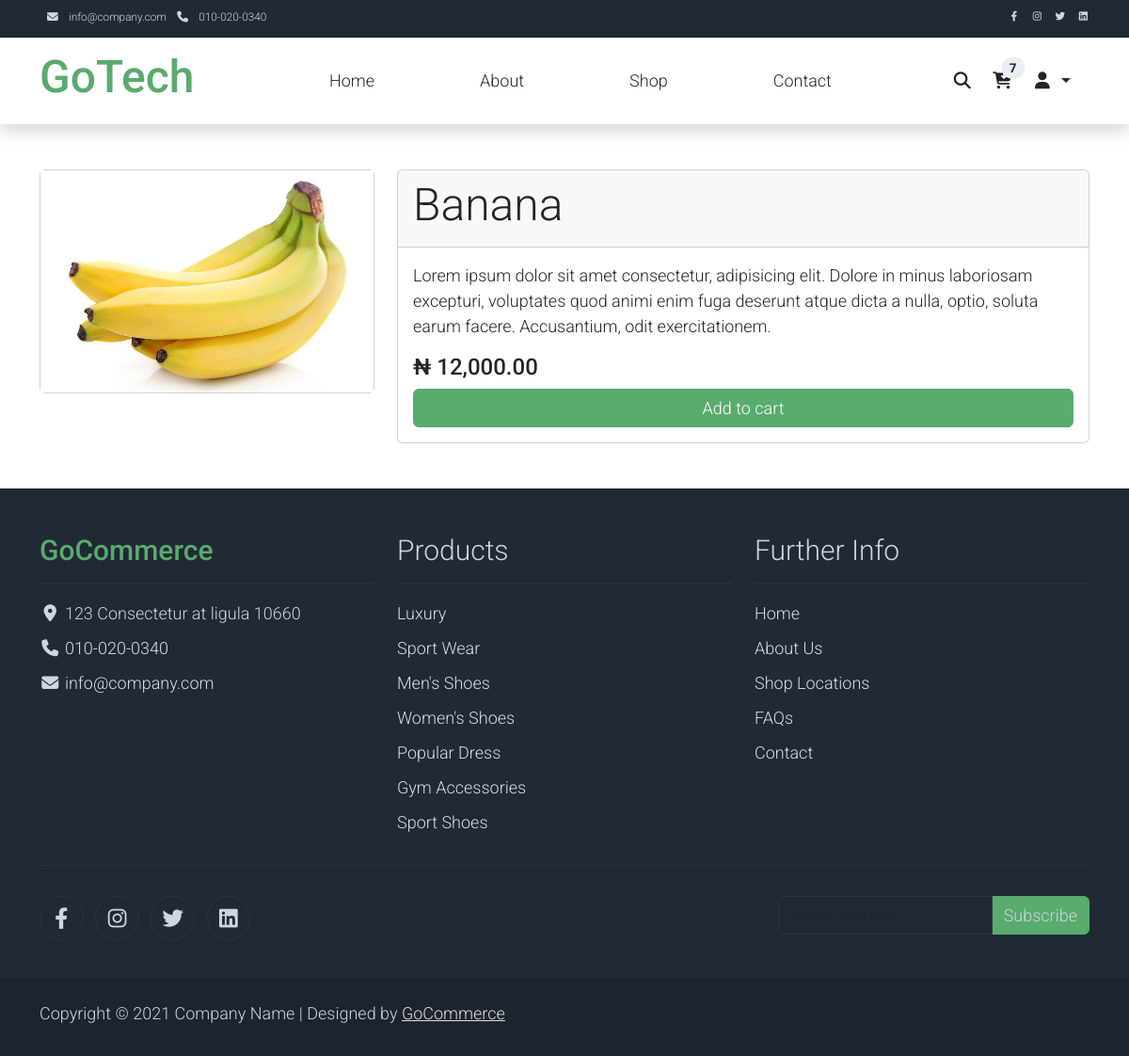
Screenshot of /product/2/ with the database file from the repository.
### stores/models.py (models this page shows, shortened)
class Product(models.Model):
    title = models.CharField(max_length=255)
    description = models.TextField()
    price = models.DecimalField(max_digits=7, decimal_places=2)
    image = models.ImageField(upload_to='product')
    category = models.ForeignKey(Category,on_delete=models.SET_DEFAULT, default='Null')
    create_at = models.DateTimeField(auto_now_add=True, null=True)

### stores/views.py (the view)
# urls.py: path('product/<str:id>/',views.product,name='product'),
def product(request,id):
    product = Product.objects.get(id=id)
    context={
        'product':product
    }
    return render(request, 'stores/singleproduct.html',context)

### templates/stores/singleproduct.html (shortened to what this page needs)
{% extends "base.html" %}
{% load humanize %}
{% block content %}
<div class="container my-5">
    <div class="row">
        {% if product %}
        <div class="col-md-4">
            <div class="card">
                <img src="{{product.image.url}}" alt="{{product.title}}">
            </div>
        </div>
        <div class="col-md-8">
           <div class="card">
            <div class="card-header"><h5 class="display-5">{{product.title}}</h5></div>
            <div class="card-body">
                <p class="lead">{{product.description}}</p>
                <h4>&#8358; {{product.price|intcomma}}</h4>
                <div class="d-grid">
                    <a href="{% url 'add_to_cart' product.id %}" class="btn btn-success">Add to cart</a>
                </div>
            </div>
           </div>
        </div>
        {% else %}
          <p class="lead">No Product of this item selected match</p>
        {% endif %}
    </div>
</div>
{% endblock content %}

### gocommerce/static/css/style.css (style rules this page uses)
* { font-family: 'Roboto',sans-serif; }

### gocommerce/static/css/templatemo.css (style rules this page uses)
body, ul, li, p, a, label, input, div { font-family: 'Roboto', sans-serif; font-size: 18px !important; font-weight: 300 !important; }
.btn-success { background-color: #59ab6e !important; border-color: #56ae6c !important; }

### rows the page displays
Product: image (picture), title "Banana", description "Lorem ipsum dolor sit amet consectetur, adipisicing elit. Dolore in minus laboriosam excepturi, voluptates quod animi enim fuga deserunt atque dicta a nulla, optio, soluta earum facere. Accusantium, odit exercitationem.", price "12,000.00"
